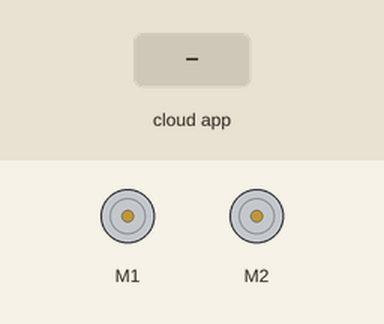
Bench run of a sketch on a simulated Arduino Uno, built with avr-gcc and run on an emulated ATmega328P. On the bench: 2 × DC motor (green arrow = forward, orange = backward, longer = faster). The test bench sets the inputs (shaded band). The ROS host is connected and sends only what is stated.

Above: at 1.3 s.
1.4 s: the phone or cloud app sets motor_left to 0
3.0 s: the phone or cloud app sets motor_right to 0
4.5 s: the phone or cloud app sets motor_left to 45
At 5.0 s:
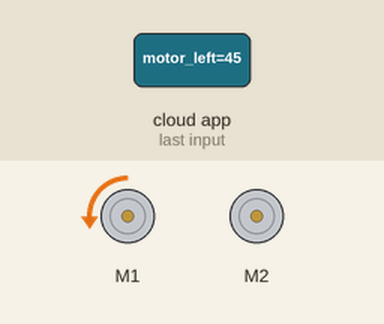
6.0 s: the phone or cloud app sets motor_right to 45
At 6.3 s:
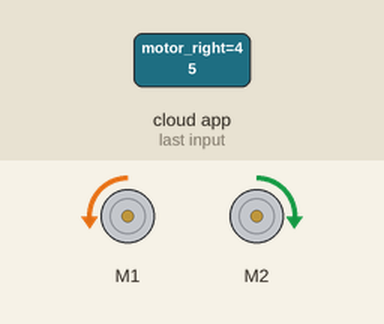
7.5 s: the phone or cloud app sets motor_left to 90
At 8.7 s:
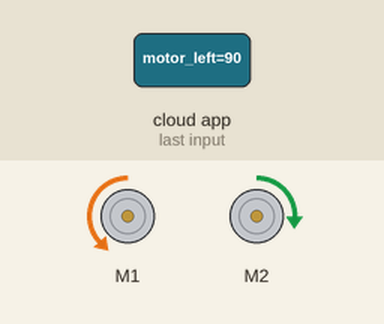
9.0 s: the phone or cloud app sets motor_right to 90
At 10.2 s:
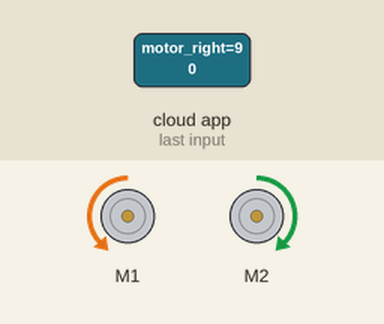
Timing chart, 0 to 11.5 s (numbered marks = the images above; inputs shaded):
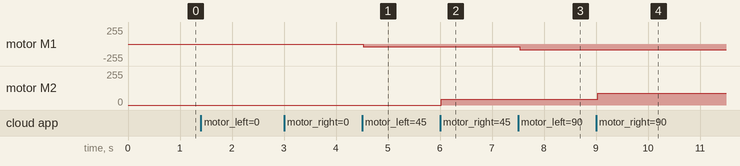

Measured:
- after the input at 4.5 s, motor M1: stopped → backward 44/255 at once
- after the input at 6.0 s, motor M2: stopped → forward 44/255 at once
- after the input at 7.5 s, motor M1: backward 44/255 → backward 89/255 at once
- after the input at 9.0 s, motor M2: forward 44/255 → forward 89/255 at once

The sketch:

RedBot_motorController.ino
```cpp
/*
 * rosserial PubSub Example
 * Prints "hello world!" and toggles led
 */

#include <ros.h>
#include <std_msgs/Int16.h>
#include <std_msgs/String.h>
#include <RedBot.h>
#include <Servo.h>

ros::NodeHandle  nh;
RedBotMotors motors;
RedBotEncoder encoder = RedBotEncoder(A2, 10);  // initializes encoder on pins A2 and 10
int buttonPin = 12;
int countsPerRev = 192;
//Servo servo_left, servo_right;

void motor_left_sub( const std_msgs::Int16& msg){
  motors.leftMotor(msg.data);
  //servo_left.write(msg.data);
}

void motor_right_sub( const std_msgs::Int16& msg){
  motors.rightMotor(msg.data);
  //servo_right.write(msg.data);
}

ros::Subscriber<std_msgs::Int16> sub_left("/motor_left", motor_left_sub );
ros::Subscriber<std_msgs::Int16> sub_right("/motor_right", motor_right_sub );


std_msgs::Int16 encode_left, encode_right;
//std_msgs::String str_msg;
ros::Publisher left_encoder("encoder_left", &encode_left);
ros::Publisher right_encoder("encoder_right", &encode_right);

//char hello[13] = "hello world!";


void setup()
{
  pinMode(buttonPin, INPUT_PULLUP);
  Serial.begin(9600);

  //pinMode(13, OUTPUT);
  nh.initNode();
  nh.advertise(left_encoder);
  nh.advertise(right_encoder);
  nh.subscribe(sub_left);
  nh.subscribe(sub_right);

}

void loop()
{
  //str_msg.data = hello;
  // store the encoder counts to a variable.
  encode_left.data = -encoder.getTicks(LEFT);    // read the left motor encoder
  encode_right.data = encoder.getTicks(RIGHT);   // read the right motor encoder

  left_encoder.publish( &encode_left);
  right_encoder.publish( &encode_right);
  nh.spinOnce();
  delay(500);
}
```
